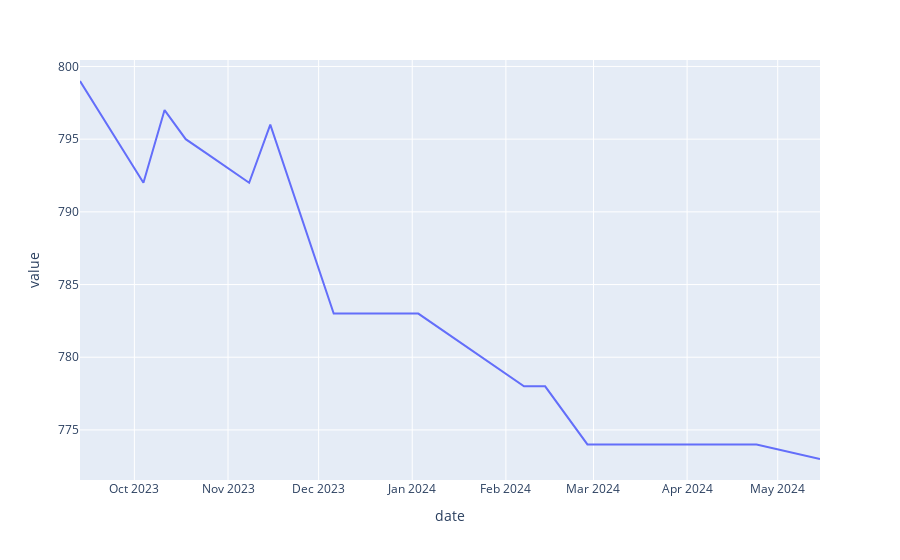

Notebook source saved alongside this figure:
### Markdown cell above
Item 381 is de belangrijkste van het stel, het geeft de setting value van de gun aim current level voor dat energie niveau.

### Code cell
be5201["Part&item"] = "I:"+ be5201["item"].astype(str) + " P:"+ be5201["part"].astype(str)
be5201[be5201["Part&item"] == "I:381 P:1"]

px.line(be5201[be5201["Part&item"] == "I:381 P:1"], x="date", y ="value" )

### Figure 1 — Plotly figure (JSON) as saved in the notebook; plotly's stock layout.template omitted (floating-point values rounded to 4 significant figures)
{"data": [{"hovertemplate": "date=%{x}<br>value=%{y}<extra></extra>", "legendgroup": "", "line": {"color": "#636efa", "dash": "solid"}, "marker": {"symbol": "circle"}, "mode": "lines", "name": "", "orientation": "v", "showlegend": false, "type": "scatter", "x": ["2023-09-13", "2023-10-04", "2023-10-11", "2023-10-18", "2023-10-25", "2023-11-08", "2023-11-15", "2023-12-06", "2023-12-13", "2024-01-03", "2024-02-07", "2024-02-14", "2024-02-28", "2024-04-24", "2024-05-15"], "xaxis": "x", "y": [799, 792, 797, 795, 794, 792, 796, 783, 783, 783, 778, 778, 774, 774, 773], "yaxis": "y"}], "layout": {"legend": {"tracegroupgap": 0}, "margin": {"t": 60}, "xaxis": {"anchor": "y", "domain": [0, 1], "title": {"text": "date"}}, "yaxis": {"anchor": "x", "domain": [0, 1], "title": {"text": "value"}}}}
